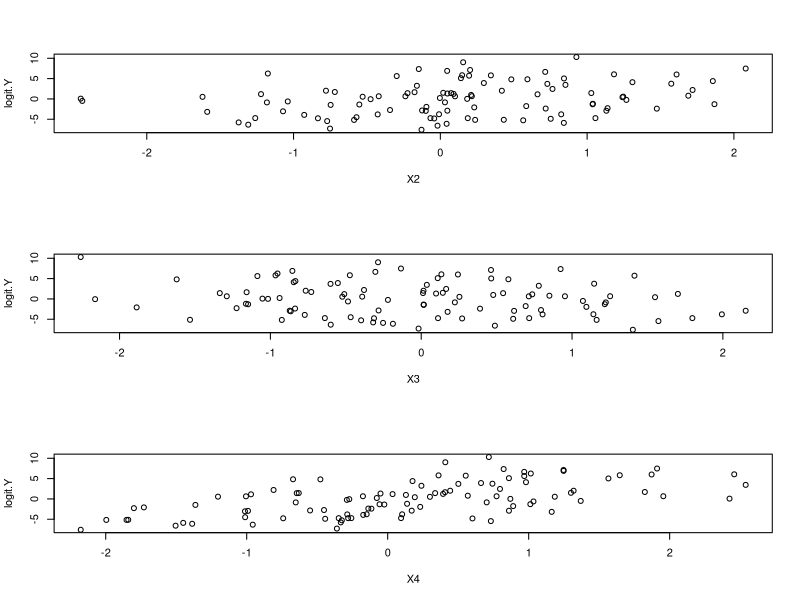
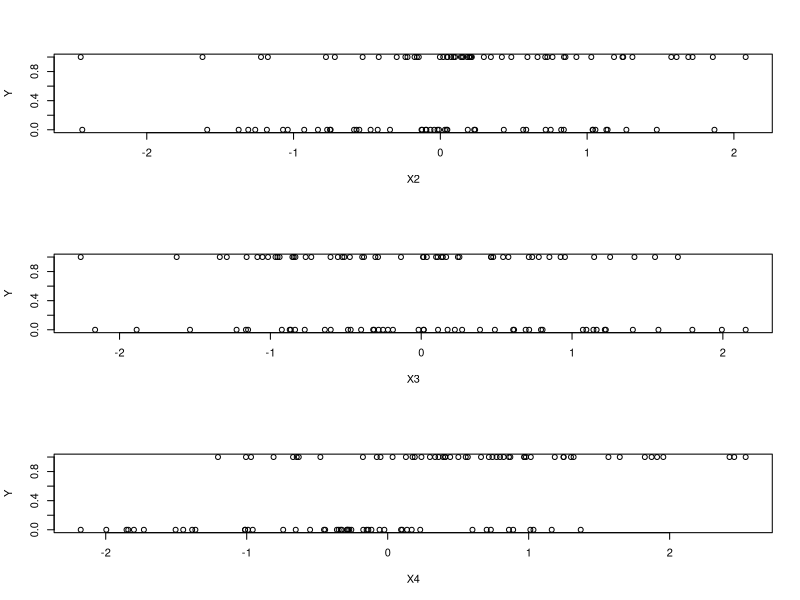

Generate these figures, in order, with R:
### Packages
#install.packages("glmnet", repos = "http://cran.us.r-project.org")
library(glmnet)

### Generating meaningful predictors

N = 100 # number of observations
p.signal = 3 # number of signal predictors
p.noise = 40 # number of noise predictors
p = p.signal + p.noise

df = data.frame(matrix(nrow = N, ncol = p + 2)) # initialize the data frame to dimensions p + 1, N

set.seed(4321) # setting the seed for reproducibility
for (i in seq(p.signal)){
  df[[i + 1]] = rnorm(N, 0, 1)
}

### Generating noise predictors

for (i in seq(p.signal+2, p.signal + p.noise + 2)){
  df[[i]] = rnorm(N, 0, 1)
}

head(df)


colnames(df)[1] = "Y" # response variable will be in the first column of df

### Generating coefficients
beta = c(1,-1,2) # beta should be the same length as p.signal
beta.matrix = t(replicate(N, beta))

### Building the dependent variable
# with error terms
logit.Y = rowSums(beta.matrix * as.matrix(df[2:(1+p.signal)]) + rnorm(N, 0, 1))
# without error terms. Note: will behave weirdly
#logit.Y = rowSums(beta.matrix * as.matrix(df[2:(1+p.signal)]))

Y = as.numeric(logit.Y > 0)
df[[1]] = Y

### Visualizing the relationship between predictors and logit(Y)

par(mfrow = c(3,1))
for (i in 2:4){
  plot(df[[i]], logit.Y, xlab = paste("X", as.character(i), sep = "")) 
}

### Visualizing the relationship between predictors and Y
par(mfrow = c(3,1))
for (i in 2:4){
  plot(df[[i]], df$Y, xlab = paste("X", as.character(i), sep = ""), ylab = "Y")  
}

### Fitting a logistic model without lasso
mod1 = glm(Y ~ X2 + X3 + X4 + X5 + X6 + X7 + X8 + X9 + X10 + X11 + X12, family = binomial(link = "logit"), data = df)
summary(mod1)
